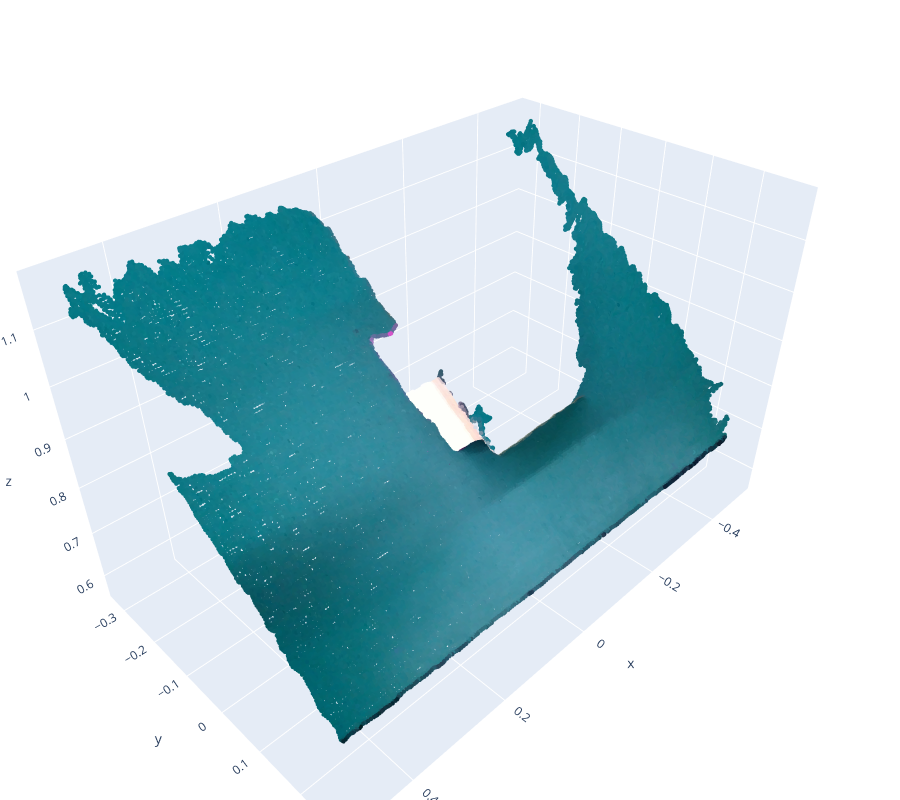

Source (notebook cell):
### Code cell
import yaml
import torch
import argparse
import numpy as np
import open3d as o3d
import torchvision.transforms as T
from copy import deepcopy
import cv2
from easydict import EasyDict as edict
import glob
from IPython.display import clear_output

import plotly.graph_objects as go

import os
import pathlib

# o3d.visualization.webrtc_server.enable_webrtc()
# 在notebook中使用open3d可视化需要启用webrtc_server
# 貌似这个会自动设置，不能手动二次指定

# test_color = "/home/haoxiang/RISE-2/saved_test_data/color_0000.png"
# test_depth = "/home/haoxiang/RISE-2/saved_test_data/depth_0000.png"
test_color = "/data/haoxiang/data/FLIPPING_v3/train/scene_0001/cam_104122060902/color/1767593840262.png"
test_depth = "/data/haoxiang/data/FLIPPING_v3/train/scene_0001/cam_104122060902/depth/1767593840262.png"

config_path = "test.yaml"
mask_dir = "/data/haoxiang/propainter/masks_FLIPPING_v3_scene0001"
color_dir = "/data/haoxiang/data/FLIPPING_v3/train/scene_0001/cam_104122060902/color"
depth_dir = "/data/haoxiang/data/FLIPPING_v3/train/scene_0001/cam_104122060902/depth"

fake_intrinsics = np.array([
    [915.384521484375, 0.0, 633.3715209960938],
    [0.0, 914.9421997070312, 354.1505432128906],
    [0.0, 0.0, 1.0]
])


fake_depth_scale = 1000.0

def get_file_sorted_position(file_path):
    """
    获取指定文件在其所在目录下按文件名排序后的位置（从0开始计数）
    
    Args:
        file_path (str): 文件的路径（绝对路径/相对路径均可）
    
    Returns:
        int: 文件在排序后的列表中的位置（从0开始）；若文件不存在返回-1
    
    Raises:
        ValueError: 传入的路径是目录而非文件时抛出
    """
    # 转换为绝对路径并解析
    abs_path = pathlib.Path(file_path).resolve()
    
    # 检查文件是否存在
    if not abs_path.exists():
        print(f"错误：文件 {abs_path} 不存在")
        return -1
    
    # 检查是否是文件（而非目录）
    if not abs_path.is_file():
        raise ValueError(f"传入的路径 {abs_path} 是目录，不是文件！")
    
    # 获取文件所在目录和文件名
    dir_path = abs_path.parent
    file_name = abs_path.name
    
    # 获取目录下所有文件（排除子目录），并按文件名排序
    # 按字符串自然排序（区分大小写，若要忽略大小写可改为 key=lambda x: x.lower()）
    all_files = [f.name for f in dir_path.iterdir() if f.is_file()]
    sorted_files = sorted(all_files)
    
    # 查找文件位置（从0开始计数）
    try:
        position = sorted_files.index(file_name)  # 列表索引从0开始，位置从0开始
        return position
    except ValueError:
        # 理论上不会走到这里，因为已经验证文件存在
        print(f"异常：文件 {file_name} 不在目录 {dir_path} 的文件列表中")
        return -1

def load_test_obs(color_path, depth_path):
    # 1. 加载彩色图并转为 RGB (OpenCV 默认读入是 BGR)
    color_image = cv2.imread(color_path)
    if color_image is None:
        raise ValueError(f"无法加载图片: {color_path}")
    color_image = cv2.cvtColor(color_image, cv2.COLOR_BGR2RGB).astype(np.uint8)

    # 2. 加载深度图
    # 注意：必须使用 cv2.IMREAD_UNCHANGED 才能保留 16bit 深度信息
    depth_image = cv2.imread(depth_path, cv2.IMREAD_UNCHANGED)
    if depth_image is None:
        raise ValueError(f"无法加载深度图: {depth_path}")
    
    # 确保是 uint16。如果你的 PNG 是 8bit 的，需要根据量化比例转回 uint16 (通常单位是毫米)
    depth_image = depth_image.astype(np.uint16)

    return color_image, depth_image

def resize_image(image_list, image_size, interpolation = T.InterpolationMode.BILINEAR):
    resize = T.Resize(image_size, interpolation)
    image_list_resized = resize(image_list)
    return image_list_resized

def create_point_cloud(colors, depths, intrinsics, config, mask=None, depth_scale = 1000.0, rescale_factor = 1):
    """
    color, depth, mask => point cloud
    """
    if rescale_factor != 1:
        H, W = depths.shape
        h, w = int(H * rescale_factor), int(W * rescale_factor)

        # 颜色图缩放 (双线性)
        colors = colors.transpose([2, 0, 1]).astype(np.float32)
        colors = torch.from_numpy(colors)
        colors = np.ascontiguousarray(resize_image(colors, [h, w]).numpy().transpose([1, 2, 0]))

        # 深度图缩放 (最近邻)
        depths = depths.astype(np.float32)
        depths = torch.from_numpy(depths[np.newaxis])
        depths = resize_image(depths, [h,w], interpolation = T.InterpolationMode.NEAREST)[0]
        depths = depths.numpy()

        # Mask 同步缩放 (最近邻)
        if mask is not None:
            mask_torch = torch.from_numpy(mask.astype(np.float32))[np.newaxis]
            mask = resize_image(mask_torch, [h, w], interpolation=T.InterpolationMode.NEAREST)[0].numpy()

    # 应用 Mask
    if mask is not None:
        depths = depths.copy() # 防止修改原始深度图
        depths[mask > 0] = 0  # 255白色部分为mask，深度置零

    # generate point cloud
    h, w = depths.shape
    fx, fy = intrinsics[0, 0] * rescale_factor, intrinsics[1, 1] * rescale_factor
    cx, cy = intrinsics[0, 2] * rescale_factor, intrinsics[1, 2] * rescale_factor
    colors = o3d.geometry.Image(colors.astype(np.uint8))
    depths = o3d.geometry.Image(depths.astype(np.float32))
    camera_intrinsics = o3d.camera.PinholeCameraIntrinsic(
        width = w, height = h, fx = fx, fy = fy, cx = cx, cy = cy
    )

    # Open3D 内部逻辑：depth == 0 的像素不会产生 3D 点
    rgbd = o3d.geometry.RGBDImage.create_from_color_and_depth(
        colors, depths, depth_scale, convert_rgb_to_intensity = False
    )
    cloud = o3d.geometry.PointCloud.create_from_rgbd_image(rgbd, camera_intrinsics)
    # crop point cloud
    bbox3d = o3d.geometry.AxisAlignedBoundingBox(config.deploy.workspace.min, config.deploy.workspace.max)
    cloud = cloud.crop(bbox3d)
    # downsample
    cloud = cloud.voxel_down_sample(config.data.voxel_size)
    return cloud

def create_input(colors, depths, cam_intrinsics, config, mask=None, depth_scale = 1000.0, rescale_factor = 1):
    """
    colors, depths => coords, points
    """
    # create point cloud
    cloud = create_point_cloud(
        colors, 
        depths, 
        cam_intrinsics, 
        config,
        mask = mask,
        depth_scale = depth_scale,
        rescale_factor = rescale_factor,
    )

    # convert to sparse tensor
    points = np.asarray(cloud.points)
    # 按照 voxel_size 进行量化，得到稀疏卷积需要的坐标
    coords = np.ascontiguousarray(points / config.data.voxel_size, dtype = np.int32)

    return coords, points, cloud

def visualize_in_jupyter(cloud):
    points = np.asarray(cloud.points)
    colors = np.asarray(cloud.colors)
    
    if len(points) > 100000: # 采样点数可以稍微设高一点，Plotly 在 10w 点左右还算流畅
        idx = np.random.choice(len(points), 100000, replace=False)
        points = points[idx]
        colors = colors[idx]

    fig = go.Figure(data=[go.Scatter3d(
        x=points[:, 0], y=points[:, 1], z=points[:, 2],
        mode='markers',
        marker=dict(
            size=1.5,      # 增大点的大小，看起来更实一点
            color=colors, 
            opacity=1.0
        )
    )])
    
    # --- 修改这里来增大窗口 ---
    fig.update_layout(
        # width=1000,        # 设置宽度（像素）
        height=800,        # 设置高度（像素）
        margin=dict(l=0, r=0, b=0, t=0), # 去掉四周留白，让点云撑满窗口
        scene=dict(
            aspectmode='data', # 保持物理坐标比例
            xaxis=dict(visible=True), # 如果不想看轴，可以设为 False
            yaxis=dict(visible=True),
            zaxis=dict(visible=True),
        )
    )
    
    clear_output(wait=True) 
    fig.show()

# load config
with open(config_path, "r") as f:
    config = edict(yaml.load(f, Loader = yaml.FullLoader))
config.data.normalization.trans_min = np.asarray(config.data.normalization.trans_min)
config.data.normalization.trans_max = np.asarray(config.data.normalization.trans_max)

# colors, depths = load_test_obs(test_color, test_depth)

# coords, points, cloud = create_input(
#     colors,
#     depths,
#     # cam_intrinsics = agent.intrinsics,
#     cam_intrinsics = fake_intrinsics,
#     config = config,
#     # depth_scale = agent.camera.depth_scale,
#     depth_scale = fake_depth_scale,
#     rescale_factor = 1.0
# )

# # o3d.visualization.draw([cloud])
# visualize_in_jupyter(cloud)

# 获取排序后的原始文件列表
color_paths = sorted(glob.glob(os.path.join(color_dir, "*.png")))
depth_paths = sorted(glob.glob(os.path.join(depth_dir, "*.png")))

# --- 2. 确定遍历范围 ---
num_frames = len(color_paths)
print(f"找到 {num_frames} 帧数据")


for i in range(num_frames):
    
    if i % 60 != 0:
        continue  # 每 60 帧处理一次，方便测试

    # 获取当前帧的文件路径
    c_path = color_paths[i]
    d_path = depth_paths[i]
    print(f"color path: {c_path}")
    print(f"depth path: {d_path}")
    input()
    
    # 获取对应的 Mask 路径 (按 00000.png 格式)
    m_path = os.path.join(mask_dir, f"{i:05d}.png")
    print(f"mask path: {m_path}")
    input()
    
    if not os.path.exists(m_path):
        print(f"跳过第 {i} 帧：未找到 Mask {m_path}")
        continue

    # --- 3. 加载数据 ---
    # 加载彩色图和深度图
    colors, depths = load_test_obs(c_path, d_path)
    
    # 加载 Mask 
    mask_img = cv2.imread(m_path, cv2.IMREAD_GRAYSCALE)

    # --- 4. 生成点云 ---
    coords, points, cloud = create_input(
        colors,
        depths,
        mask=mask_img ,           # <--- 传入 Mask
        cam_intrinsics=fake_intrinsics,
        config=config,
        depth_scale=fake_depth_scale,
        rescale_factor=1.0
    )

    print(f"处理完成第 {i} 帧: {os.path.basename(c_path)} | 点数: {len(points)}")

    # --- 5. 可视化或保存 ---
    # 在循环中可视化建议加上提示，否则一次性弹出太多窗口会卡死浏览器
    visualize_in_jupyter(cloud)
    input()
    
    # 或者保存点云到文件，方便以后查看
    # o3d.io.write_point_cloud(f"output_pc_{i:05d}.ply", cloud)

### Figure 1 — Plotly figure (JSON) as saved in the notebook; plotly's stock layout.template omitted (floating-point values rounded to 4 significant figures; data arrays with more than 128 entries replaced by an {"elided": "..."} marker saying what was removed)
{"data": [{"marker": {"color": {"elided": "38509x3 float values"}, "opacity": 1, "size": 1.5}, "mode": "markers", "type": "scatter3d", "x": {"elided": "38509 float values"}, "y": {"elided": "38509 float values"}, "z": {"elided": "38509 float values"}}], "layout": {"height": 800, "margin": {"b": 0, "l": 0, "r": 0, "t": 0}, "scene": {"aspectmode": "data", "xaxis": {"visible": true}, "yaxis": {"visible": true}, "zaxis": {"visible": true}}}}
